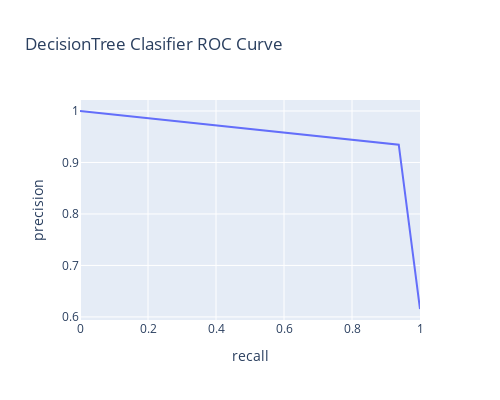

Notebook source saved alongside this figure:
### Code cell
dt_predict = best_dt.predict(x)
print('F1_Score of Hypertuned DecisionTree model:')
print(f1_score(y,dt_predict))
print('Accuracy Score of Hypertuned DecisionTree model:')
print(accuracy_score(y,dt_predict))
print('Confusion Matrix of Hypertuned DecisionTree model:')
print(confusion_matrix(y,dt_predict))
print('Precision_Recall_Curve of Hypertuned DecisionTree model:')
ROC_data = precision_recall_curve(y,dt_predict)
print(ROC_data)
ROC = {'precision':[0.61538462, 0.93457944, 1],'recall':[1.    , 0.9375, 0]}
ROC_df = pd.DataFrame(ROC)
print(ROC_df)
ROC_curve = px.line(ROC_df,x='recall',y='precision',title='DecisionTree Clasifier ROC Curve',width=500,height=400)
ROC_curve.show()

### Figure 1 — Plotly figure (JSON) as saved in the notebook; plotly's stock layout.template omitted (floating-point values rounded to 4 significant figures)
{"data": [{"hovertemplate": "recall=%{x}<br>precision=%{y}<extra></extra>", "legendgroup": "", "line": {"color": "#636efa", "dash": "solid"}, "marker": {"symbol": "circle"}, "mode": "lines", "name": "", "orientation": "v", "showlegend": false, "type": "scatter", "x": [1, 0.9375, 0], "xaxis": "x", "y": [0.6154, 0.9346, 1], "yaxis": "y"}], "layout": {"height": 400, "legend": {"tracegroupgap": 0}, "title": {"text": "DecisionTree Clasifier ROC Curve"}, "width": 500, "xaxis": {"anchor": "y", "autorange": true, "domain": [0, 1], "range": [0, 1], "title": {"text": "recall"}, "type": "linear"}, "yaxis": {"anchor": "x", "autorange": true, "domain": [0, 1], "range": [0.594, 1.021], "title": {"text": "precision"}, "type": "linear"}}}
